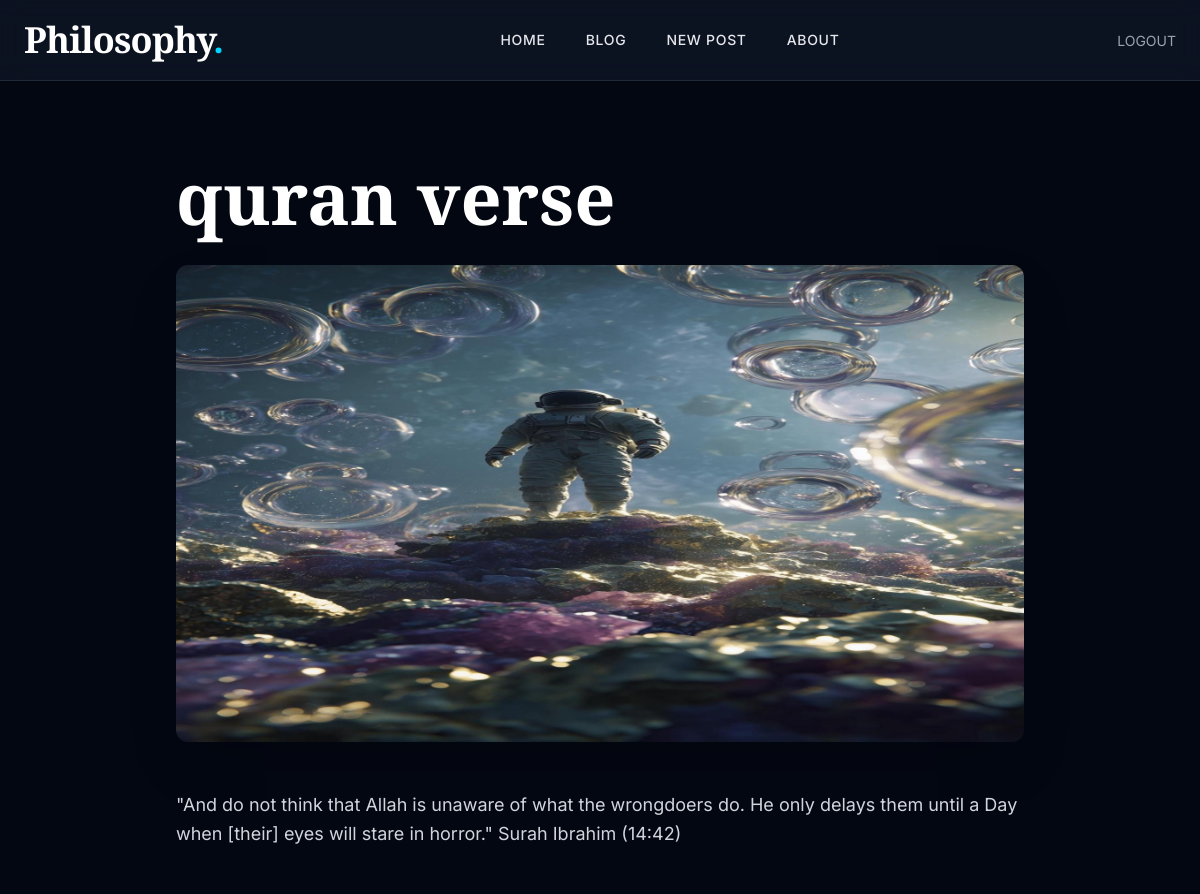
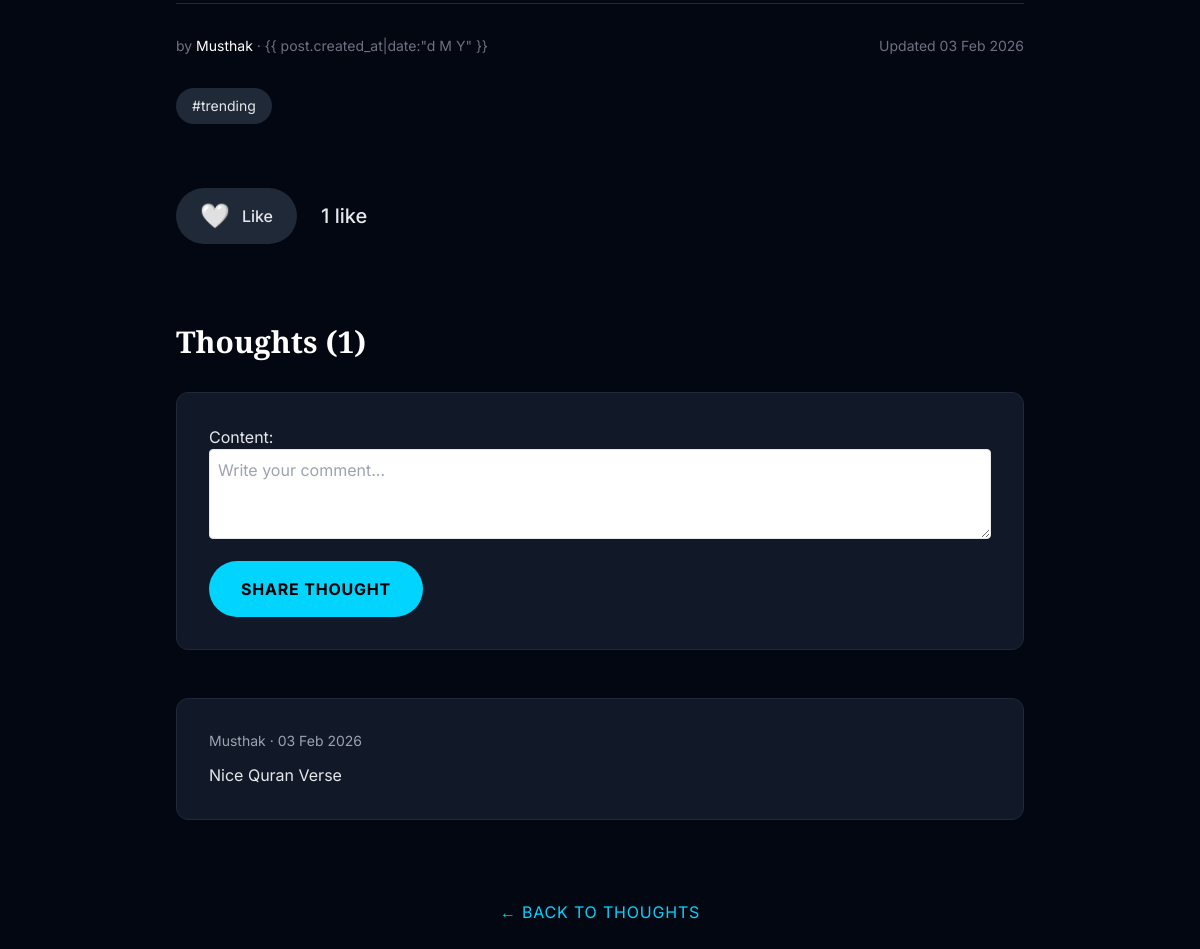
The app's page /blogs/4/ (signed in) with its own data (2 pictures, top to bottom).
### blogs/models.py (models this page shows, shortened)
class Post(models.Model):
    author = models.ForeignKey(settings.AUTH_USER_MODEL, on_delete=models.CASCADE, related_name="posts")
    title = models.CharField(max_length=255)
    slug = models.SlugField(unique=True)
    content = models.TextField()
    cover_image = models.ImageField(upload_to="posts/", blank=True, null=True)
    status = models.CharField(max_length=20, choices=[("draft", "Draft"), ("published", "Published"), ("private", "Private")], default="draft")
    created_at = models.DateTimeField(auto_now_add=True)
    updated_at = models.DateTimeField(auto_now=True)
    tags = models.ManyToManyField("Tag", related_name="posts", blank=True)

class Tag(models.Model):
    name = models.CharField(max_length=50, unique=True)
    slug = models.SlugField(unique=True)

class Comment(models.Model):
    post = models.ForeignKey(
        Post,
        on_delete=models.CASCADE,
        related_name="comments"
    )
    author = models.ForeignKey(
        settings.AUTH_USER_MODEL,
        on_delete=models.CASCADE
    )
    content = models.TextField()
    parent = models.ForeignKey(
        "self",
        null=True,
        blank=True,
        on_delete=models.CASCADE,
        related_name="replies"
    )
    created_at = models.DateTimeField(auto_now_add=True)
    class Meta:
        ordering = ["-created_at"]

### accounts/models.py (models this page shows)
class User(AbstractUser):
    bio = models.TextField(blank=True, null=True)
    profile_image = models.ImageField(upload_to="profiles/", blank=True, null=True)
    created_at = models.DateTimeField(auto_now_add=True)
    def __str__(self):
        return self.username

### blogs/views.py (the view, shortened to what this page needs)
# urls.py: path("<int:pk>/", PostDetailView.as_view(), name="post_detail"),
class PostDetailView(LoginRequiredMixin, DetailView):
    model = Post
    template_name = "post_detail.html"
    def get_context_data(self, **kwargs):
        context = super().get_context_data(**kwargs)
        context["form"] = CommentForm()
        context["like_form"] = LikeForm()
        context["comments"] = self.object.comments.all()
        context["likes_count"] = self.object.likes.count()
        context["user_liked"] = self.object.likes.filter(user=self.request.user).exists()
        context["tags"] = self.object.tags.all()  # ✅ indha line important
        return context

### blogs/forms.py
class CommentForm(forms.ModelForm):
    class Meta:
        model = Comment
        fields = ["content"]
        widgets = {
            "content": forms.Textarea(attrs={
                "rows": 3,
                "placeholder": "Write your comment...",
                "class": "w-full border rounded p-2"
            })
        }

class LikeForm(forms.ModelForm):
    class Meta:
        model = Like
        fields = []

### templates/post_detail.html (shortened to what this page needs)
{% extends "base.html" %}
{% block content %}
<div class="max-w-4xl mx-auto px-6 py-20">
  <article class="prose prose-invert max-w-none">
    <h1
      class="text-5xl md:text-7xl font-serif font-black text-white mb-8 leading-tight"
    >
      {{ post.title }}
    </h1>
    {% if post.cover_image %}
    <img
      src="{{ post.cover_image.url }}"
      alt="{{ post.title }}"
      class="w-full rounded-xl mb-12 shadow-2xl"
    />
    {% endif %}
    <div class="text-gray-300 text-lg leading-relaxed mb-12">
      {{ post.content|linebreaks }}
    </div>
    <div
      class="flex flex-wrap items-center justify-between text-gray-500 text-sm border-t border-gray-800 pt-8 mt-12"
    >
      <div>
        by <span class="text-white">{{ post.author }}</span> · {{
        post.created_at|date:"d M Y" }}
      </div>
      {% if post.updated_at and post.updated_at != post.created_at %}
      <div>Updated {{ post.updated_at|date:"d M Y" }}</div>
      {% endif %}
    </div>
    {% if post.tags.all %}
    <div class="mt-8 flex flex-wrap gap-3">
      {% for tag in post.tags.all %}
      <a
        href="{% url 'post_list' %}?tag={{ tag.slug }}"
        class="px-4 py-2 bg-gray-800 rounded-full text-sm hover:bg-gray-700 transition"
      >
        #{{ tag.name }}
      </a>
      {% endfor %}
    </div>
    {% endif %}
  </article>
  <div class="mt-16 flex items-center space-x-6">
    <form method="post" class="inline">
      <button
        type="submit"
        name="like_submit"
        class="flex items-center space-x-3 px-6 py-3 rounded-full {% if user_liked %}bg-red-600 hover:bg-red-700{% else %}bg-gray-800 hover:bg-gray-700{% endif %} transition font-medium"
      >
        {% if user_liked %}
        <span class="text-2xl">❤️</span>
        <span>Liked</span>
        {% else %}
        <span class="text-2xl">🤍</span>
        <span>Like</span>
        {% endif %}
      </button>
    </form>
    <span class="text-xl font-medium"
      >{{ likes_count }} like{{ likes_count|pluralize }}</span
    >
  </div>
  <div class="mt-20">
    <h2 class="text-3xl font-serif font-bold text-white mb-8">
      Thoughts ({{ post.comments.count }})
    </h2>
    {% if user.is_authenticated %}
    <form
      method="post"
      class="bg-gray-900 p-8 rounded-xl border border-gray-800 mb-12"
    >
      {% csrf_token %} {{ form.as_p }}
      <button
        type="submit"
        name="comment_submit"
        class="mt-4 bg-accent text-black font-bold px-8 py-4 rounded-full hover:bg-accent/90 transition uppercase tracking-wider"
      >
        Share Thought
      </button>
    </form>
    {% else %}
    <p class="text-gray-400">
      <a href="{% url 'login' %}" class="text-accent hover:underline">Login</a>
      to share your thoughts.
    </p>
    {% endif %}
    <div class="space-y-10">
      {% for comment in post.comments.all %}
      <div class="bg-gray-900 p-8 rounded-xl border border-gray-800">
        <p class="text-gray-400 text-sm mb-3">
          {{ comment.author }} · {{ comment.created_at|date:"d M Y" }}
        </p>
        <p class="text-gray-200">{{ comment.content }}</p>
      </div>
      {% empty %}
      <p class="text-gray-500 italic">
        No thoughts yet. Start the conversation.
      </p>
      {% endfor %}
    </div>
  </div>
  <div class="mt-20 text-center">
    <a
      href="{% url 'post_list' %}"
      class="text-accent hover:text-white transition uppercase tracking-wider"
      >← Back to thoughts</a
    >
  </div>
</div>
{% endblock %}

### templates/base.html (shortened to what this page needs)
{% load static %}
<!doctype html>
<html lang="en" class="scroll-smooth">
  <head>
    <script src="https://cdn.tailwindcss.com"></script>
  </head>
  <body class="bg-gray-950 text-gray-200 font-sans antialiased">
    <header
      class="border-b border-gray-800 bg-gray-900/70 backdrop-blur-md sticky top-0 z-50 animate-fade-in"
    >
      <div
        class="max-w-7xl mx-auto px-6 py-5 flex items-center justify-between"
      >
        <h1 class="text-4xl font-serif font-extrabold tracking-tight">
          <a
            href="{% url 'home' %}"
            class="text-white hover:text-gray-300 transition"
          >
            Philosophy<span class="text-accent">.</span>
          </a>
        </h1>
        <nav
          class="hidden md:flex items-center space-x-10 text-sm uppercase tracking-wider font-medium"
        >
          <a href="{% url 'home' %}" class="hover:text-white transition"
            >Home</a
          >
          <a href="{% url 'post_list' %}" class="hover:text-white transition"
            >Blog</a
          >
          {% if user.is_authenticated %}
          <a href="{% url 'post_create' %}" class="hover:text-accent transition"
            >New Post</a
          >
          {% endif %}
          <a href="#" class="hover:text-white transition">About</a>
        </nav>
        <div class="flex items-center space-x-6">
          {% if user.is_authenticated %}
          <form method="post" action="{% url 'logout' %}" class="inline">
            <button
              type="submit"
              class="text-gray-400 hover:text-red-400 transition text-sm uppercase"
            >
              Logout
            </button>
          </form>
          {% else %}
          <a
            href="{% url 'login' %}"
            class="text-gray-300 hover:text-white transition text-sm uppercase"
            >Login</a
          >
          {% endif %}
        </div>
      </div>
    </header>
    <main class="min-h-screen">{% block content %}{% endblock %}</main>
  </body>
</html>

### records on screen
Post: title "quran verse", cover_image (picture), content "\"And do not think that Allah is unaware of what the wrongdoers do. He only delays them until a Day when [their] eyes will stare in horror.\" Surah Ibrahim (14:42)", author "Musthak", updated_at "03 Feb 2026", comments.count "1"
Tag: name "trending"
Comment: author "Musthak", created_at "03 Feb 2026", content "Nice Quran Verse"

### other values on screen
{{ likes_count }} "1"
